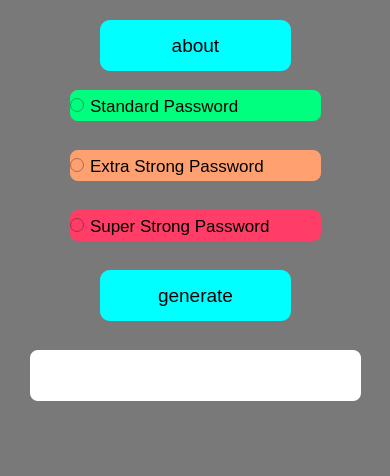
<?xml version="1.0" encoding="UTF-8"?>
<ui version="4.0">
 <class>MainWindow</class>
 <widget class="QMainWindow" name="MainWindow">
  <property name="geometry">
   <rect>
    <x>0</x>
    <y>0</y>
    <width>390</width>
    <height>476</height>
   </rect>
  </property>
  <property name="sizePolicy">
   <sizepolicy hsizetype="Fixed" vsizetype="Fixed">
    <horstretch>0</horstretch>
    <verstretch>0</verstretch>
   </sizepolicy>
  </property>
  <property name="windowTitle">
   <string>Password Generatore</string>
  </property>
  <property name="styleSheet">
   <string notr="true">background-color: rgb(121, 121, 121);</string>
  </property>
  <widget class="QWidget" name="centralwidget">
   <widget class="QRadioButton" name="easy">
    <property name="geometry">
     <rect>
      <x>70</x>
      <y>90</y>
      <width>251</width>
      <height>31</height>
     </rect>
    </property>
    <property name="font">
     <font>
      <pointsize>13</pointsize>
     </font>
    </property>
    <property name="styleSheet">
     <string notr="true">background-color: rgb(0, 255, 127);
border-top-left-radius: 8px;
border-top-right-radius: 8px;
border-bottom-left-radius: 8px;
border-bottom-right-radius: 8px;</string>
    </property>
    <property name="text">
     <string>Standard Password</string>
    </property>
   </widget>
   <widget class="QRadioButton" name="medium">
    <property name="geometry">
     <rect>
      <x>70</x>
      <y>150</y>
      <width>251</width>
      <height>31</height>
     </rect>
    </property>
    <property name="font">
     <font>
      <pointsize>13</pointsize>
     </font>
    </property>
    <property name="styleSheet">
     <string notr="true">background-color: rgb(255, 160, 112);
border-top-left-radius: 8px;
border-top-right-radius: 8px;
border-bottom-left-radius: 8px;
border-bottom-right-radius: 8px;</string>
    </property>
    <property name="text">
     <string>Extra Strong Password</string>
    </property>
   </widget>
   <widget class="QRadioButton" name="hard">
    <property name="geometry">
     <rect>
      <x>70</x>
      <y>210</y>
      <width>251</width>
      <height>31</height>
     </rect>
    </property>
    <property name="font">
     <font>
      <pointsize>13</pointsize>
     </font>
    </property>
    <property name="styleSheet">
     <string notr="true">background-color: rgb(255, 61, 103);
border-top-left-radius: 8px;
border-top-right-radius: 8px;
border-bottom-left-radius: 8px;
border-bottom-right-radius: 8px;</string>
    </property>
    <property name="text">
     <string>Super Strong Password</string>
    </property>
   </widget>
   <widget class="QPushButton" name="about">
    <property name="geometry">
     <rect>
      <x>100</x>
      <y>20</y>
      <width>191</width>
      <height>51</height>
     </rect>
    </property>
    <property name="font">
     <font>
      <pointsize>14</pointsize>
     </font>
    </property>
    <property name="styleSheet">
     <string notr="true">background-color: rgb(0, 255, 255);
border-top-left-radius: 10px;
border-top-right-radius: 10px;
border-bottom-left-radius: 10px;
border-bottom-right-radius: 10px;</string>
    </property>
    <property name="text">
     <string>about</string>
    </property>
   </widget>
   <widget class="QPushButton" name="generate">
    <property name="geometry">
     <rect>
      <x>100</x>
      <y>270</y>
      <width>191</width>
      <height>51</height>
     </rect>
    </property>
    <property name="font">
     <font>
      <pointsize>14</pointsize>
     </font>
    </property>
    <property name="styleSheet">
     <string notr="true">background-color: rgb(0, 255, 255);
border-top-left-radius: 10px;
border-top-right-radius: 10px;
border-bottom-left-radius: 10px;
border-bottom-right-radius: 10px;</string>
    </property>
    <property name="text">
     <string>generate</string>
    </property>
   </widget>
   <widget class="QLineEdit" name="password">
    <property name="geometry">
     <rect>
      <x>30</x>
      <y>350</y>
      <width>331</width>
      <height>51</height>
     </rect>
    </property>
    <property name="font">
     <font>
      <pointsize>12</pointsize>
     </font>
    </property>
    <property name="styleSheet">
     <string notr="true">background-color: rgb(255, 255, 255);
color: rgb(8, 8, 8);
border-top-left-radius: 8px;
border-top-right-radius: 8px;
border-bottom-left-radius: 8px;
border-bottom-right-radius: 8px;</string>
    </property>
    <property name="text">
     <string/>
    </property>
    <property name="maxLength">
     <number>20</number>
    </property>
    <property name="alignment">
     <set>Qt::AlignCenter</set>
    </property>
   </widget>
  </widget>
  <widget class="QMenuBar" name="menubar">
   <property name="geometry">
    <rect>
     <x>0</x>
     <y>0</y>
     <width>390</width>
     <height>22</height>
    </rect>
   </property>
  </widget>
  <widget class="QStatusBar" name="statusbar"/>
 </widget>
 <resources/>
 <connections/>
</ui>
